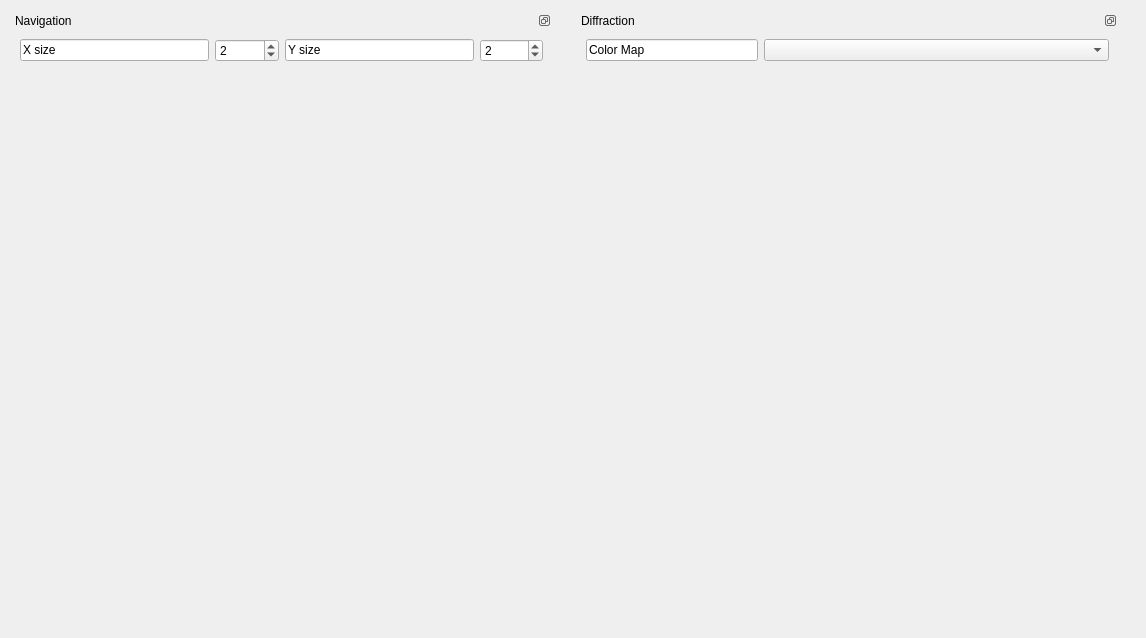
<?xml version="1.0" encoding="UTF-8"?>
<ui version="4.0">
 <class>Form</class>
 <widget class="QWidget" name="Form">
  <property name="geometry">
   <rect>
    <x>0</x>
    <y>0</y>
    <width>1146</width>
    <height>638</height>
   </rect>
  </property>
  <property name="windowTitle">
   <string>Form</string>
  </property>
  <widget class="QDockWidget" name="diffractionWidget">
   <property name="geometry">
    <rect>
     <x>577</x>
     <y>11</y>
     <width>541</width>
     <height>541</height>
    </rect>
   </property>
   <property name="sizePolicy">
    <sizepolicy hsizetype="Expanding" vsizetype="Expanding">
     <horstretch>2</horstretch>
     <verstretch>50</verstretch>
    </sizepolicy>
   </property>
   <property name="minimumSize">
    <size>
     <width>541</width>
     <height>541</height>
    </size>
   </property>
   <property name="floating">
    <bool>false</bool>
   </property>
   <property name="features">
    <set>QDockWidget::DockWidgetFloatable|QDockWidget::DockWidgetMovable</set>
   </property>
   <property name="windowTitle">
    <string>Diffraction</string>
   </property>
   <widget class="QWidget" name="dockWidgetContents_19">
    <layout class="QGridLayout" name="gridLayout_36">
     <item row="0" column="0">
      <layout class="QGridLayout" name="gridLayout_37">
       <item row="0" column="0">
        <widget class="QLineEdit" name="lineEdit_18">
         <property name="sizePolicy">
          <sizepolicy hsizetype="Expanding" vsizetype="Fixed">
           <horstretch>2</horstretch>
           <verstretch>0</verstretch>
          </sizepolicy>
         </property>
         <property name="minimumSize">
          <size>
           <width>80</width>
           <height>0</height>
          </size>
         </property>
         <property name="text">
          <string>Color Map</string>
         </property>
         <property name="readOnly">
          <bool>true</bool>
         </property>
        </widget>
       </item>
       <item row="0" column="1">
        <widget class="QComboBox" name="colorMap_6">
         <property name="sizePolicy">
          <sizepolicy hsizetype="Preferred" vsizetype="Fixed">
           <horstretch>4</horstretch>
           <verstretch>0</verstretch>
          </sizepolicy>
         </property>
         <property name="currentText">
          <string/>
         </property>
        </widget>
       </item>
      </layout>
     </item>
     <item row="1" column="0">
      <layout class="QGridLayout" name="gridLayout_38">
       <item row="0" column="0">
        <widget class="MyMplCanvas" name="widget_14" native="true">
         <property name="sizePolicy">
          <sizepolicy hsizetype="Expanding" vsizetype="Expanding">
           <horstretch>0</horstretch>
           <verstretch>0</verstretch>
          </sizepolicy>
         </property>
        </widget>
       </item>
      </layout>
     </item>
    </layout>
   </widget>
  </widget>
  <widget class="QDockWidget" name="navigationWidget">
   <property name="geometry">
    <rect>
     <x>11</x>
     <y>11</y>
     <width>541</width>
     <height>541</height>
    </rect>
   </property>
   <property name="sizePolicy">
    <sizepolicy hsizetype="Expanding" vsizetype="Expanding">
     <horstretch>2</horstretch>
     <verstretch>50</verstretch>
    </sizepolicy>
   </property>
   <property name="minimumSize">
    <size>
     <width>541</width>
     <height>541</height>
    </size>
   </property>
   <property name="floating">
    <bool>false</bool>
   </property>
   <property name="features">
    <set>QDockWidget::DockWidgetFloatable|QDockWidget::DockWidgetMovable</set>
   </property>
   <property name="windowTitle">
    <string>Navigation</string>
   </property>
   <widget class="QWidget" name="dockWidgetContents_20">
    <layout class="QGridLayout" name="gridLayout_39">
     <item row="1" column="0">
      <layout class="QGridLayout" name="gridLayout_40">
       <item row="0" column="0">
        <widget class="MyMplCanvas" name="widget_15" native="true">
         <property name="sizePolicy">
          <sizepolicy hsizetype="Expanding" vsizetype="Expanding">
           <horstretch>0</horstretch>
           <verstretch>0</verstretch>
          </sizepolicy>
         </property>
        </widget>
       </item>
      </layout>
     </item>
     <item row="0" column="0">
      <layout class="QGridLayout" name="gridLayout_41">
       <item row="0" column="1">
        <widget class="QSpinBox" name="navX_7">
         <property name="sizePolicy">
          <sizepolicy hsizetype="Minimum" vsizetype="Fixed">
           <horstretch>1</horstretch>
           <verstretch>0</verstretch>
          </sizepolicy>
         </property>
         <property name="wrapping">
          <bool>true</bool>
         </property>
         <property name="minimum">
          <number>1</number>
         </property>
         <property name="value">
          <number>2</number>
         </property>
        </widget>
       </item>
       <item row="0" column="3">
        <widget class="QSpinBox" name="navY_7">
         <property name="sizePolicy">
          <sizepolicy hsizetype="Minimum" vsizetype="Fixed">
           <horstretch>1</horstretch>
           <verstretch>0</verstretch>
          </sizepolicy>
         </property>
         <property name="wrapping">
          <bool>true</bool>
         </property>
         <property name="frame">
          <bool>true</bool>
         </property>
         <property name="minimum">
          <number>1</number>
         </property>
         <property name="value">
          <number>2</number>
         </property>
        </widget>
       </item>
       <item row="0" column="0">
        <widget class="QLineEdit" name="lineEdit_19">
         <property name="sizePolicy">
          <sizepolicy hsizetype="Expanding" vsizetype="Fixed">
           <horstretch>3</horstretch>
           <verstretch>0</verstretch>
          </sizepolicy>
         </property>
         <property name="text">
          <string>X size</string>
         </property>
         <property name="readOnly">
          <bool>true</bool>
         </property>
        </widget>
       </item>
       <item row="0" column="2">
        <widget class="QLineEdit" name="lineEdit_20">
         <property name="sizePolicy">
          <sizepolicy hsizetype="Expanding" vsizetype="Fixed">
           <horstretch>3</horstretch>
           <verstretch>0</verstretch>
          </sizepolicy>
         </property>
         <property name="text">
          <string>Y size</string>
         </property>
         <property name="readOnly">
          <bool>true</bool>
         </property>
        </widget>
       </item>
      </layout>
     </item>
    </layout>
   </widget>
  </widget>
 </widget>
 <customwidgets>
  <customwidget>
   <class>MyMplCanvas</class>
   <extends>QWidget</extends>
   <header>custom_widgets</header>
   <container>1</container>
  </customwidget>
 </customwidgets>
 <resources/>
 <connections/>
</ui>
